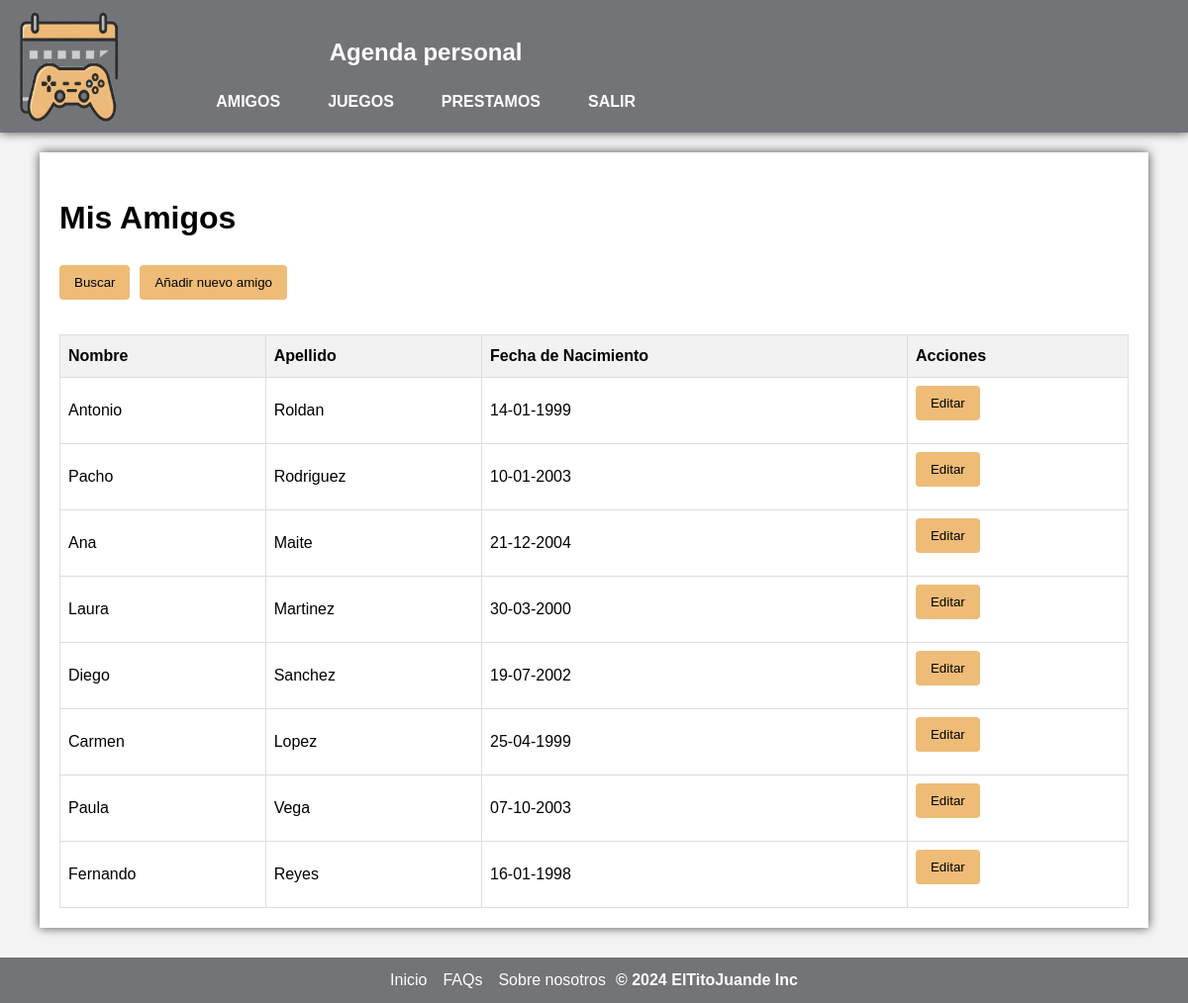
Page /Controlador/index.php?action=dashboard (signed in) on the committed database.
### tables this page shows
CREATE TABLE `amigos` (
  `id` bigint(20) UNSIGNED NOT NULL,
  `nombre` varchar(100) NOT NULL,
  `apellidos` varchar(100) NOT NULL,
  `fecha_nac` date NOT NULL,
  `usuario` bigint(20) UNSIGNED NOT NULL
);

### Modelo/Amigo.php (called while the page is built, shortened)
<?php
require_once('../Modelo/class.db.php');
class Amigo {
    private $conn;
    public function __construct() {
        $this->conn = new db();
    }
    public function listarAmigosPorUsuario($usuarioId) {
        $sentencia = "SELECT id, nombre, apellidos, fecha_nac FROM amigos WHERE usuario = ?";
        $stmt = $this->conn->getConn()->prepare($sentencia);
        $stmt->bind_param("i", $usuarioId);
        $stmt->bind_result($id, $nombre, $apellidos, $fecha_nac);
        $amigos=array();
        $stmt->execute();
        while ($stmt->fetch()) {
            $fecha_nac = date("d-m-Y", strtotime($fecha_nac));
            $amigos[] = array("id" => $id,"nombre" => $nombre, "apellidos" => $apellidos, "fecha_nac" => $fecha_nac);
        }
        return $amigos;
    }
}
?>

### Modelo/class.db.php (called while the page is built, shortened)
<?php
    class db{
        private $conn;
        public function __construct(){
            $this->conn = new mysqli("Localhost", USU_CONN, PSW_CONN, "agenda_final");
        }
        public function getConn() {
            return $this->conn;
        }
    }
?>

### Vista/listaAmigos.php (the view, shortened to what this page needs)
<main>
<?php
if (isset($_SESSION['usuario_id'])) {
    if (strcmp($_SESSION["tipo"], "admin") == 0) {
        ?>
        <!DOCTYPE html>
        <html lang="es">
        <head>
            <meta charset="UTF-8">
            <title>Gestión de Contactos (Administrador)</title>
            <link rel="stylesheet" href="../css/style.css">
        </head>
        <body>
            <div class="container">
                <h1>Mis Contactos</h1>
                <div class="botones">
                    <form action="index.php?action=redirigirBuscarAmigoAdmin" method="post">
                         <button type="submit" class="btn">Buscar</button>
                     </form>
                     <form action="index.php?action=redirigirNuevoAmigo" method="post">
                         <button type="submit" class="btn">Añadir nuevo contacto</button>
                     </form>
                </div>
                <table>
                    <thead>
                        <tr>
                            <th>Nombre</th>
                            <th>Apellido</th>
                            <th>Fecha de Nacimiento</th>
                            <th>Propietario</th>
                            <th>Acciones</th>
                        </tr>
                    </thead>
                    <tbody>
                        <?php foreach($amigos as $amigo): ?>
                        <tr>
                            <td><?= $amigo["nombre"] ?></td>
                            <td><?= $amigo["apellidos"] ?></td>
                            <td><?= $amigo["fecha_nac"] ?></td>
                            <td><?= $amigo["usuario"] ?></td>
                            <td>
                            <form action="index.php?action=editarAmigoAdmin" method="post">
                                <input type="hidden" name="id" value="<?= $amigo["id"] ?>">
                                <input type="hidden" name="nombreUsu" value="<?=$amigo["usuario"]?>">
                                <input type="submit" class="btn" value="Editar">
                            </form>
                            </td>
                        </tr>
                        <?php endforeach; ?>
                    </tbody>
                </table>
            </div>
        </body>
        </html>
        <?php
    } else {
        ?>
        <!DOCTYPE html>
        <html lang="es">
        <head>
            <link rel="stylesheet" href="../css/style.css">
        </head>
        <body>
            <div class="container">
                <h1>Mis Amigos</h1>
                <div class="botones">
                    <form action="index.php?action=redirigirBuscarAmigo" method="post">
                         <button type="submit" class="btn">Buscar</button>
                     </form>
                     <form action="index.php?action=redirigirNuevoAmigo" method="post">
                         <button type="submit" class="btn">Añadir nuevo amigo</button>
                     </form>
                </div>
                <table>
                    <thead>
                        <tr>
                            <th>Nombre</th>
                            <th>Apellido</th>
                            <th>Fecha de Nacimiento</th>
                            <th>Acciones</th>
                        </tr>
                    </thead>
                    <tbody>
                        <?php foreach($amigos as $amigo): ?>
                        <tr>
                            <td><?= $amigo["nombre"] ?></td>
                            <td><?= $amigo["apellidos"] ?></td>
                            <td><?= $amigo["fecha_nac"] ?></td>
                            <td>
                            <form action="index.php?action=editarAmigo" method="post">
                                <input type="submit" class="btn" value="Editar">
                            </form>
                            </td>
                        </tr>
                        <?php endforeach; ?>
                    </tbody>
                </table>
            </div>
        </body>
        </html>
        <?php
    }
}
?>
</main>

### css/style.css (style rules this page uses)
body { font-family: Arial, sans-serif; line-height: 1.6; margin: 0; padding: 0; background-color: #f4f4f4; height: 100vh; display: grid; grid-template-rows: min-content auto min-content; }
main { padding: 20px 0; height: 100%; overflow-y: auto; }
.container { width: 90%; margin: auto; overflow: hidden; padding: 20px; background-color: white; box-shadow: 0 0 10px rgba(0, 0, 0, 0.7); margin-bottom: 50px; }
table { width: 100%; border-collapse: collapse; margin-top: 20px; }
table th, table td { border: 1px solid #ddd; padding: 8px; text-align: left; }
table th { background-color: #f2f2f2; }
form { margin-bottom: 15px; }
.botones { display: flex; }
.btn { display: inline-block; background-color: rgba(238, 188, 119, 1); color: black; padding: 10px 15px; text-decoration: none; border: none; border-radius: 4px; cursor: pointer; margin-right: 10px; }

### rows in the picture
amigos: nombre "Antonio", apellidos "Roldan", fecha_nac "14-01-1999"
amigos: nombre "Pacho", apellidos "Rodriguez", fecha_nac "10-01-2003"
amigos: nombre "Ana", apellidos "Maite", fecha_nac "21-12-2004"
amigos: nombre "Laura", apellidos "Martinez", fecha_nac "30-03-2000"
amigos: nombre "Diego", apellidos "Sanchez", fecha_nac "19-07-2002"
amigos: nombre "Carmen", apellidos "Lopez", fecha_nac "25-04-1999"
amigos: nombre "Paula", apellidos "Vega", fecha_nac "07-10-2003"
amigos: nombre "Fernando", apellidos "Reyes", fecha_nac "16-01-1998"
